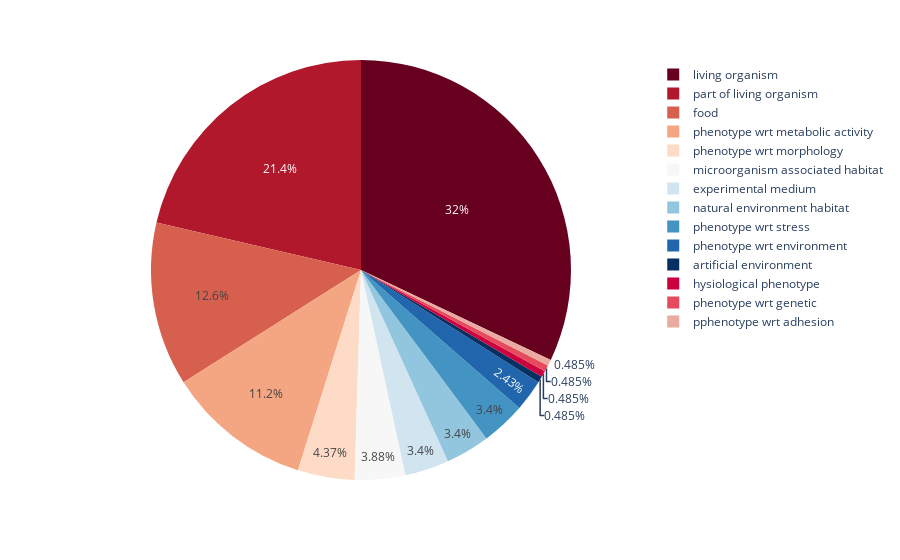

The notebook cell this image was saved under:
### Code cell
fig = px.pie(sous_class_correct, values='name', names=sous_class_correct.index, color_discrete_sequence=px.colors.sequential.RdBu)
fig.show()

### Figure 1 — Plotly figure (JSON) as saved in the notebook; plotly's stock layout.template omitted (floating-point values rounded to 4 significant figures)
{"data": [{"domain": {"x": [0, 1], "y": [0, 1]}, "hoverlabel": {"namelength": 0}, "hovertemplate": "label=%{label}<br>name=%{value}", "labels": ["artificial environment", "experimental medium", "food", "hysiological phenotype", "living organism", "microorganism associated habitat", "natural environment habitat", "part of living organism", "phenotype wrt environment", "phenotype wrt genetic", "phenotype wrt metabolic activity", "phenotype wrt morphology", "phenotype wrt stress", "pphenotype wrt adhesion"], "legendgroup": "", "name": "", "showlegend": true, "type": "pie", "values": [1, 7, 26, 1, 66, 8, 7, 44, 5, 1, 23, 9, 7, 1]}], "layout": {"legend": {"tracegroupgap": 0}, "margin": {"t": 60}, "piecolorway": ["rgb(103,0,31)", "rgb(178,24,43)", "rgb(214,96,77)", "rgb(244,165,130)", "rgb(253,219,199)", "rgb(247,247,247)", "rgb(209,229,240)", "rgb(146,197,222)", "rgb(67,147,195)", "rgb(33,102,172)", "rgb(5,48,97)"]}}
